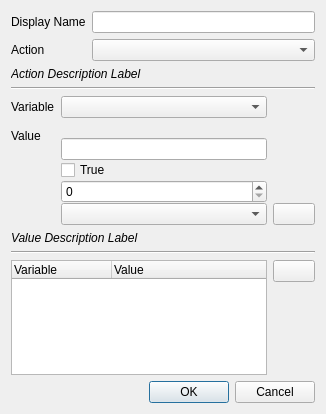
<?xml version="1.0" encoding="UTF-8"?>
<ui version="4.0">
 <class>MRuleDialog</class>
 <widget class="QDialog" name="MRuleDialog">
  <property name="geometry">
   <rect>
    <x>0</x>
    <y>0</y>
    <width>326</width>
    <height>414</height>
   </rect>
  </property>
  <property name="windowTitle">
   <string>Matching Rule Dialog</string>
  </property>
  <property name="modal">
   <bool>true</bool>
  </property>
  <layout class="QGridLayout" name="gridLayout">
   <item row="4" column="0" colspan="3">
    <widget class="Line" name="line_2">
     <property name="orientation">
      <enum>Qt::Horizontal</enum>
     </property>
    </widget>
   </item>
   <item row="6" column="2">
    <widget class="QPushButton" name="propAddButton">
     <property name="toolTip">
      <string>Add a condition to the rule</string>
     </property>
     <property name="text">
      <string/>
     </property>
     <property name="icon">
      <iconset resource="Icons.qrc">
       <normaloff>:/icons/add</normaloff>:/icons/add</iconset>
     </property>
    </widget>
   </item>
   <item row="8" column="0" colspan="3">
    <widget class="Line" name="line">
     <property name="orientation">
      <enum>Qt::Horizontal</enum>
     </property>
    </widget>
   </item>
   <item row="9" column="0" rowspan="2" colspan="2">
    <widget class="QTreeWidget" name="propList">
     <property name="toolTip">
      <string/>
     </property>
     <column>
      <property name="text">
       <string>Variable</string>
      </property>
     </column>
     <column>
      <property name="text">
       <string>Value</string>
      </property>
     </column>
    </widget>
   </item>
   <item row="9" column="2">
    <widget class="QPushButton" name="propRemoveButton">
     <property name="toolTip">
      <string>Remove selected condition</string>
     </property>
     <property name="text">
      <string/>
     </property>
     <property name="icon">
      <iconset resource="Icons.qrc">
       <normaloff>:/icons/remove</normaloff>:/icons/remove</iconset>
     </property>
    </widget>
   </item>
   <item row="10" column="2">
    <spacer name="verticalSpacer_2">
     <property name="orientation">
      <enum>Qt::Vertical</enum>
     </property>
     <property name="sizeHint" stdset="0">
      <size>
       <width>20</width>
       <height>40</height>
      </size>
     </property>
    </spacer>
   </item>
   <item row="11" column="0" colspan="3">
    <widget class="QDialogButtonBox" name="buttonBox">
     <property name="enabled">
      <bool>true</bool>
     </property>
     <property name="orientation">
      <enum>Qt::Horizontal</enum>
     </property>
     <property name="standardButtons">
      <set>QDialogButtonBox::Cancel|QDialogButtonBox::Ok</set>
     </property>
    </widget>
   </item>
   <item row="0" column="0" colspan="3">
    <layout class="QFormLayout" name="ruleFormLayout">
     <item row="0" column="0">
      <widget class="QLabel" name="label_3">
       <property name="toolTip">
        <string>Display name for the matching rule</string>
       </property>
       <property name="text">
        <string>Display Name</string>
       </property>
      </widget>
     </item>
     <item row="0" column="1">
      <widget class="QLineEdit" name="displayNameLineEdit"/>
     </item>
     <item row="1" column="0">
      <widget class="QLabel" name="label_4">
       <property name="toolTip">
        <string>Action for which the rule should be matched (optional).&lt;br /&gt;&lt;b&gt;Be careful:&lt;/b&gt; when you change this value, conditions will be reset.</string>
       </property>
       <property name="text">
        <string>Action</string>
       </property>
      </widget>
     </item>
     <item row="1" column="1">
      <widget class="QComboBox" name="actionBox"/>
     </item>
    </layout>
   </item>
   <item row="5" column="0" rowspan="2" colspan="2">
    <layout class="QFormLayout" name="varFormLayout">
     <item row="1" column="1">
      <widget class="QComboBox" name="variableBox"/>
     </item>
     <item row="1" column="0">
      <widget class="QLabel" name="label">
       <property name="toolTip">
        <string>The name of the variable for which you want to add a condition</string>
       </property>
       <property name="text">
        <string>Variable</string>
       </property>
      </widget>
     </item>
     <item row="2" column="1">
      <layout class="QVBoxLayout" name="verticalLayout">
       <property name="spacing">
        <number>0</number>
       </property>
       <item>
        <widget class="QLabel" name="valueInvalidType">
         <property name="text">
          <string/>
         </property>
        </widget>
       </item>
       <item>
        <widget class="TypedLineEdit" name="valueLineEdit"/>
       </item>
       <item>
        <widget class="QCheckBox" name="valueCheckBox">
         <property name="text">
          <string>True</string>
         </property>
        </widget>
       </item>
       <item>
        <widget class="QSpinBox" name="valueSpinBox"/>
       </item>
       <item>
        <widget class="QComboBox" name="valueComboBox"/>
       </item>
      </layout>
     </item>
     <item row="2" column="0">
      <widget class="QLabel" name="label_2">
       <property name="toolTip">
        <string>The value of the variable for the new condition</string>
       </property>
       <property name="text">
        <string>Value</string>
       </property>
      </widget>
     </item>
    </layout>
   </item>
   <item row="7" column="0" colspan="3">
    <widget class="QLabel" name="valueDescLabel">
     <property name="text">
      <string>&lt;i&gt;Value Description Label&lt;/i&gt;</string>
     </property>
     <property name="wordWrap">
      <bool>true</bool>
     </property>
    </widget>
   </item>
   <item row="3" column="0" colspan="3">
    <widget class="QLabel" name="actionDescLabel">
     <property name="text">
      <string>&lt;i&gt;Action Description Label&lt;/i&gt;</string>
     </property>
     <property name="wordWrap">
      <bool>true</bool>
     </property>
    </widget>
   </item>
  </layout>
 </widget>
 <customwidgets>
  <customwidget>
   <class>TypedLineEdit</class>
   <extends>QLineEdit</extends>
   <header>context-editor_src/typedlineedit.h</header>
  </customwidget>
 </customwidgets>
 <tabstops>
  <tabstop>displayNameLineEdit</tabstop>
  <tabstop>actionBox</tabstop>
  <tabstop>variableBox</tabstop>
  <tabstop>valueLineEdit</tabstop>
  <tabstop>valueCheckBox</tabstop>
  <tabstop>valueSpinBox</tabstop>
  <tabstop>valueComboBox</tabstop>
  <tabstop>propAddButton</tabstop>
  <tabstop>propList</tabstop>
  <tabstop>propRemoveButton</tabstop>
  <tabstop>buttonBox</tabstop>
 </tabstops>
 <resources>
  <include location="Icons.qrc"/>
 </resources>
 <connections>
  <connection>
   <sender>buttonBox</sender>
   <signal>accepted()</signal>
   <receiver>MRuleDialog</receiver>
   <slot>accept()</slot>
   <hints>
    <hint type="sourcelabel">
     <x>266</x>
     <y>383</y>
    </hint>
    <hint type="destinationlabel">
     <x>157</x>
     <y>274</y>
    </hint>
   </hints>
  </connection>
  <connection>
   <sender>buttonBox</sender>
   <signal>rejected()</signal>
   <receiver>MRuleDialog</receiver>
   <slot>reject()</slot>
   <hints>
    <hint type="sourcelabel">
     <x>316</x>
     <y>383</y>
    </hint>
    <hint type="destinationlabel">
     <x>286</x>
     <y>274</y>
    </hint>
   </hints>
  </connection>
 </connections>
</ui>
